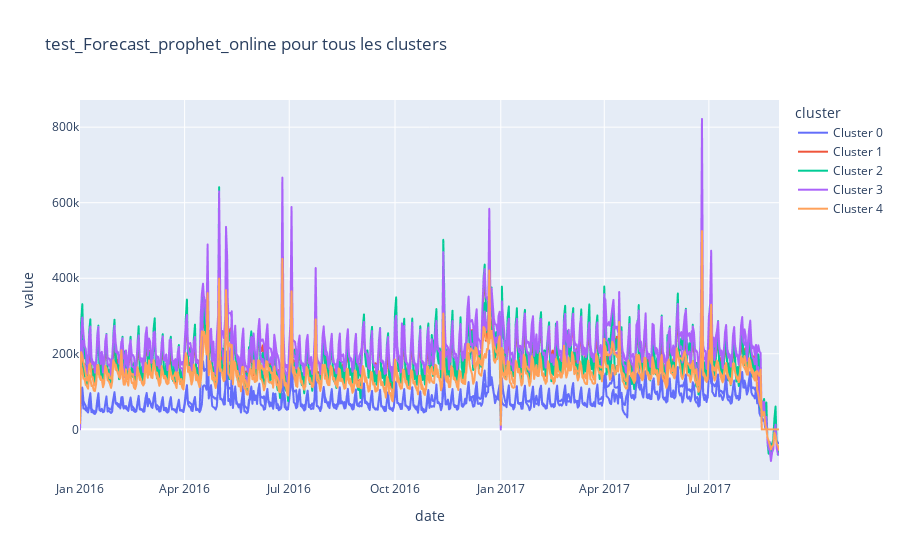

This figure's notebook cell:
### Code cell
Cluster_0_test['cluster'] = 'Cluster 0'
Cluster_1_test['cluster'] = 'Cluster 1'
Cluster_2_test['cluster'] = 'Cluster 2'
Cluster_3_test['cluster'] = 'Cluster 3'
Cluster_4_test['cluster'] = 'Cluster 4'
all_test_data = pd.concat([Cluster_0_test,Cluster_1_test, Cluster_2_test, Cluster_3_test, Cluster_4_test])

fig = px.line(all_test_data,x='date',y=['sales','test_Forecast_prophet_online'],color='cluster',title="test_Forecast_prophet_online pour tous les clusters")
fig.show()

### Figure 1 — Plotly figure (JSON) as saved in the notebook; plotly's stock layout.template omitted (floating-point values rounded to 4 significant figures; data arrays with more than 128 entries replaced by an {"elided": "..."} marker saying what was removed)
{"data": [{"hovertemplate": "cluster=Cluster 0<br>variable=sales<br>date=%{x}<br>value=%{y}<extra></extra>", "legendgroup": "Cluster 0", "line": {"color": "#636efa", "dash": "solid"}, "marker": {"symbol": "circle"}, "mode": "lines", "name": "Cluster 0", "showlegend": true, "type": "scattergl", "x": {"elided": "608 str values"}, "xaxis": "x", "y": {"elided": "608 float values"}, "yaxis": "y"}, {"hovertemplate": "cluster=Cluster 0<br>variable=test_Forecast_prophet_online<br>date=%{x}<br>value=%{y}<extra></extra>", "legendgroup": "Cluster 0", "line": {"color": "#636efa", "dash": "solid"}, "marker": {"symbol": "circle"}, "mode": "lines", "name": "Cluster 0", "showlegend": false, "type": "scattergl", "x": {"elided": "608 str values"}, "xaxis": "x", "y": {"elided": "608 float values"}, "yaxis": "y"}, {"hovertemplate": "cluster=Cluster 1<br>variable=sales<br>date=%{x}<br>value=%{y}<extra></extra>", "legendgroup": "Cluster 1", "line": {"color": "#EF553B", "dash": "solid"}, "marker": {"symbol": "circle"}, "mode": "lines", "name": "Cluster 1", "showlegend": true, "type": "scattergl", "x": {"elided": "608 str values"}, "xaxis": "x", "y": {"elided": "608 float values"}, "yaxis": "y"}, {"hovertemplate": "cluster=Cluster 1<br>variable=test_Forecast_prophet_online<br>date=%{x}<br>value=%{y}<extra></extra>", "legendgroup": "Cluster 1", "line": {"color": "#EF553B", "dash": "solid"}, "marker": {"symbol": "circle"}, "mode": "lines", "name": "Cluster 1", "showlegend": false, "type": "scattergl", "x": {"elided": "608 str values"}, "xaxis": "x", "y": {"elided": "608 float values"}, "yaxis": "y"}, {"hovertemplate": "cluster=Cluster 2<br>variable=sales<br>date=%{x}<br>value=%{y}<extra></extra>", "legendgroup": "Cluster 2", "line": {"color": "#00cc96", "dash": "solid"}, "marker": {"symbol": "circle"}, "mode": "lines", "name": "Cluster 2", "showlegend": true, "type": "scattergl", "x": {"elided": "608 str values"}, "xaxis": "x", "y": {"elided": "608 float values"}, "yaxis": "y"}, {"hovertemplate": "cluster=Cluster 2<br>variable=test_Forecast_prophet_online<br>date=%{x}<br>value=%{y}<extra></extra>", "legendgroup": "Cluster 2", "line": {"color": "#00cc96", "dash": "solid"}, "marker": {"symbol": "circle"}, "mode": "lines", "name": "Cluster 2", "showlegend": false, "type": "scattergl", "x": {"elided": "608 str values"}, "xaxis": "x", "y": {"elided": "608 float values"}, "yaxis": "y"}, {"hovertemplate": "cluster=Cluster 3<br>variable=sales<br>date=%{x}<br>value=%{y}<extra></extra>", "legendgroup": "Cluster 3", "line": {"color": "#ab63fa", "dash": "solid"}, "marker": {"symbol": "circle"}, "mode": "lines", "name": "Cluster 3", "showlegend": true, "type": "scattergl", "x": {"elided": "608 str values"}, "xaxis": "x", "y": {"elided": "608 float values"}, "yaxis": "y"}, {"hovertemplate": "cluster=Cluster 3<br>variable=test_Forecast_prophet_online<br>date=%{x}<br>value=%{y}<extra></extra>", "legendgroup": "Cluster 3", "line": {"color": "#ab63fa", "dash": "solid"}, "marker": {"symbol": "circle"}, "mode": "lines", "name": "Cluster 3", "showlegend": false, "type": "scattergl", "x": {"elided": "608 str values"}, "xaxis": "x", "y": {"elided": "608 float values"}, "yaxis": "y"}, {"hovertemplate": "cluster=Cluster 4<br>variable=sales<br>date=%{x}<br>value=%{y}<extra></extra>", "legendgroup": "Cluster 4", "line": {"color": "#FFA15A", "dash": "solid"}, "marker": {"symbol": "circle"}, "mode": "lines", "name": "Cluster 4", "showlegend": true, "type": "scattergl", "x": {"elided": "608 str values"}, "xaxis": "x", "y": {"elided": "608 float values"}, "yaxis": "y"}, {"hovertemplate": "cluster=Cluster 4<br>variable=test_Forecast_prophet_online<br>date=%{x}<br>value=%{y}<extra></extra>", "legendgroup": "Cluster 4", "line": {"color": "#FFA15A", "dash": "solid"}, "marker": {"symbol": "circle"}, "mode": "lines", "name": "Cluster 4", "showlegend": false, "type": "scattergl", "x": {"elided": "608 str values"}, "xaxis": "x", "y": {"elided": "608 float values"}, "yaxis": "y"}], "layout": {"legend": {"title": {"text": "cluster"}, "tracegroupgap": 0}, "title": {"text": "test_Forecast_prophet_online pour tous les clusters"}, "xaxis": {"anchor": "y", "domain": [0, 1], "title": {"text": "date"}}, "yaxis": {"anchor": "x", "domain": [0, 1], "title": {"text": "value"}}}}
